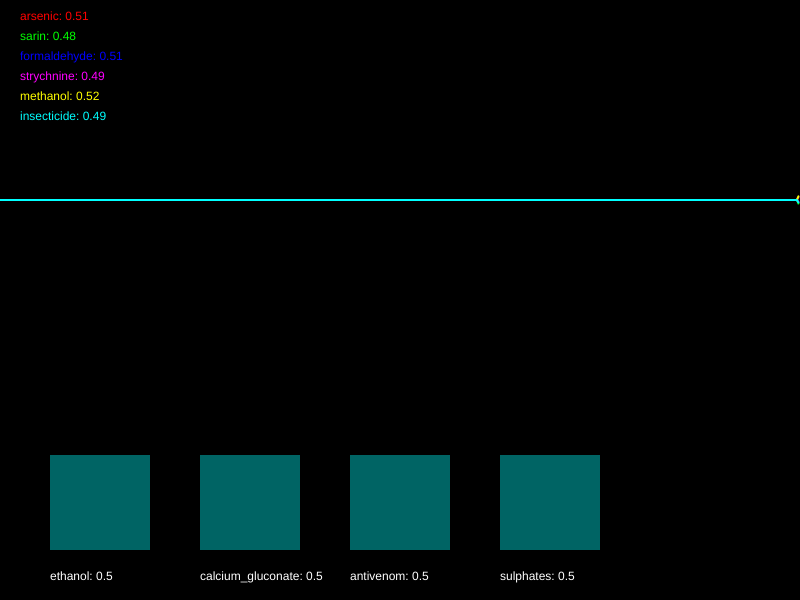
Frame 1 (no input)
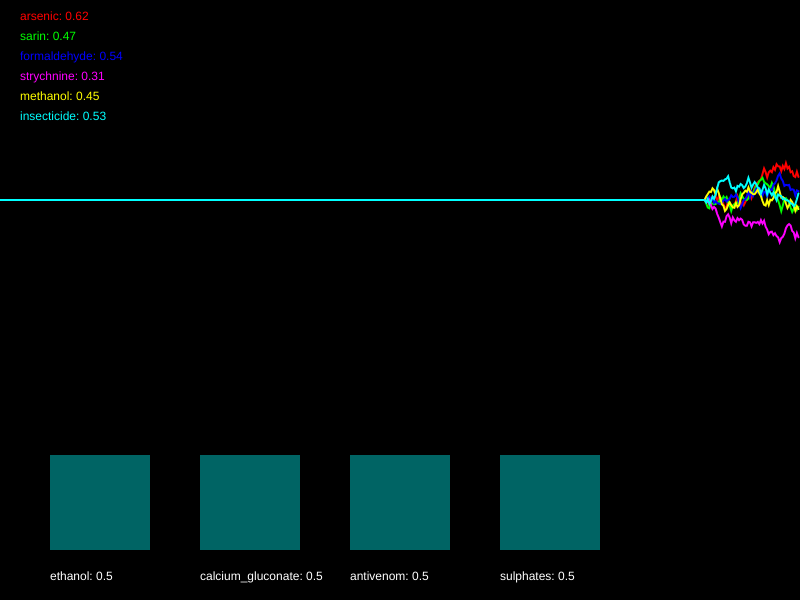
Frame 60 (no input)
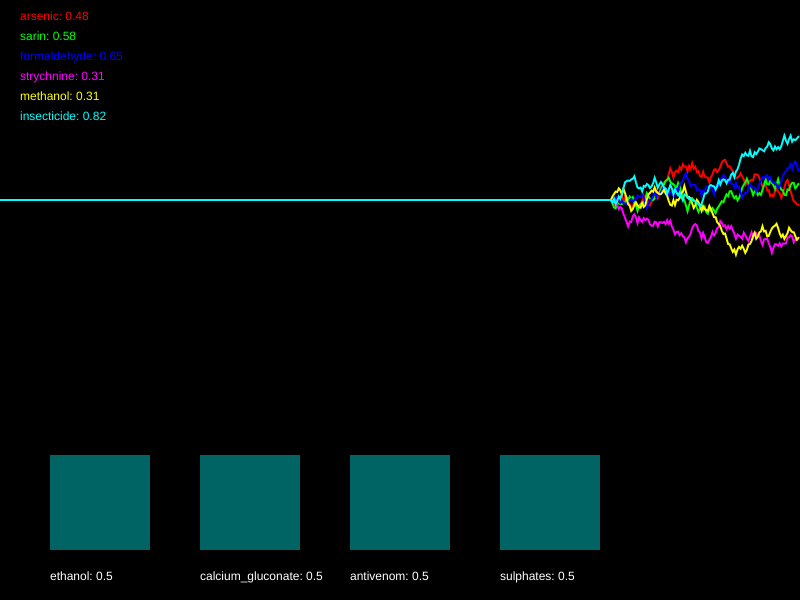
Frame 120 (the mouse pressed at the canvas centre since frame 60)

The p5.js sketch that drew these frames (run headless with seeded random() and noise() and a simulated clock; from frame 60 on, the mouse is pressed at the canvas centre):

// p5.js sketch
// ── sketch.js
/*

Officer: 4098078
CaseNum: 401-2-93844735-4098078

Case 401 - The Case of Norbert's Weiner Stand
Stage 3 - Bilious bagel

As I suspected Norbert has struck again. Ever inventive he’s set up a bagel stand and has laced the cream cheese with an ingenious but vicious toxin. This one is quite deadly so get yourself down to the lab right away.

You must develop the antidote by using conditional statements in the draw loop to do the following.

	- If insecticide dips below 0.74, or on the other hand, formaldehyde goes above 0.34 and arsenic dips below 0.41, decrease ethanol by 0.01
	- When strychnine dips below 0.36 or sarin dips below 0.58, increase ethanol by 0.02
	- If either arsenic dips below 0.37, methanol dips below 0.61, or perhaps insecticide dips below 0.44, decrease calcium_gluconate by 0.02
	- When formaldehyde goes above 0.73 and sarin dips below 0.72, increase calcium_gluconate by 0.04
	- When methanol goes above 0.69, or on the other hand, insecticide goes above 0.65 and sarin goes above 0.7, try decreasing antivenom by 0.03
	- When arsenic goes above 0.62 and strychnine dips below 0.71, try increasing antivenom by 0.03
	- If either sarin dips below 0.54, formaldehyde goes above 0.25, or perhaps methanol dips below 0.32, try decreasing sulphates by 0.02
	- If insecticide dips below 0.47 and arsenic goes above 0.51, increase sulphates by 0.05


Your conditional statements should consider the following poisons:

	- arsenic
	- sarin
	- formaldehyde
	- strychnine
	- methanol
	- insecticide


Your conditional statements should modify the following antidotes:

	- ethanol
	- calcium_gluconate
	- antivenom
	- sulphates


- There are many ways to complete this task but you should only use the following commands:

	if(){}
	>
	<
	&&
	||
	+=
	-=

*/

//Declare the poison variables
var arsenic;
var sarin;
var formaldehyde;
var strychnine;
var methanol;
var insecticide;


//Declare the antidote variables
var ethanol;
var calcium_gluconate;
var antivenom;
var sulphates;


//This variable is used for drawing the graph
var graphs;


function setup()
{

	createCanvas(800,600);
	strokeWeight(2);

	//initialise the poisons and antidotes
	arsenic = 0.5;
	sarin = 0.5;
	formaldehyde = 0.5;
	strychnine = 0.5;
	methanol = 0.5;
	insecticide = 0.5;
	ethanol = 0.5;
	calcium_gluconate = 0.5;
	antivenom = 0.5;
	sulphates = 0.5;


	//fills the graph with empty values
	graphs = [];

	for(var i = 0; i < 6; i++)
	{
		graphs.push([]);
		for(var j = 0; j < 512; j++)
		{
			graphs[i].push(0.5);
		}
	}

}

function draw()
{

	//Develop the antidote below
	//Write conditional statements to change the amount of each substance ...




	//////////////////////////////////////////////////////

	//the code below generates new values using random numbers

	/*
		For testing, you might want to temporarily comment out
		these lines and set the same variables to constant values
		instead.
	*/

	arsenic = nextValue(graphs[0],arsenic);
	sarin = nextValue(graphs[1],sarin);
	formaldehyde = nextValue(graphs[2],formaldehyde);
	strychnine = nextValue(graphs[3],strychnine);
	methanol = nextValue(graphs[4],methanol);
	insecticide = nextValue(graphs[5],insecticide);


	ethanol = constrain(ethanol, 0, 1);
	calcium_gluconate = constrain(calcium_gluconate, 0, 1);
	antivenom = constrain(antivenom, 0, 1);
	sulphates = constrain(sulphates, 0, 1);


	///////// DO NOT CHANGE THE CODE BELOW ///////////

	//drawing code

	// set background
	background(0);
	noFill();

	//draw the graphs for the vitals
	var colors = [
	color(255, 0, 0),
	color(0, 255, 0),
	color(0, 0, 255),
	color(255, 0, 255),
	color(255, 255, 0),
	color(0, 255, 255)
	];

	for(var i = 0; i < graphs.length; i++)
	{
		stroke(colors[i]);
		drawGraph(graphs[i]);
	}

	//draw the poisons as text
	noStroke();
	fill(colors[0]);
	text('arsenic: ' + nf(arsenic,1,2), 20,20);
	fill(colors[1]);
	text('sarin: ' + nf(sarin,1,2), 20,40);
	fill(colors[2]);
	text('formaldehyde: ' + nf(formaldehyde,1,2), 20,60);
	fill(colors[3]);
	text('strychnine: ' + nf(strychnine,1,2), 20,80);
	fill(colors[4]);
	text('methanol: ' + nf(methanol,1,2), 20,100);
	fill(colors[5]);
	text('insecticide: ' + nf(insecticide,1,2), 20,120);


	//draw the antidotes bar chart
	drawBar(ethanol,50,'ethanol');
	drawBar(calcium_gluconate,200,'calcium_gluconate');
	drawBar(antivenom,350,'antivenom');
	drawBar(sulphates,500,'sulphates');


}

function nextValue(graph, val)
{
	//gets the next value for a vital and puts it in an array for drawing
	var delta = random(-0.03,0.03);

	val += delta;
	if(val > 1 || val < 0)
	{
		delta *= -1;
		val += delta * 2;
	}

	graph.push(val)
	graph.shift();
	return val;
}

function drawGraph(graph)
{
	//draws an array as a graph
	beginShape();
	for(var i = 0; i < graph.length; i++)
	{
			vertex(width * i/512, height * 0.5 - graph[i]* height/3)
	}
	endShape();
}


function drawBar(val, x, name)
{
	//draws the bars for bar chart
    noStroke();
    fill(0,100,100);
	var mh = height * 0.4 - 50;
	rect(x,(height - 50) - val*mh, 100, val*mh);
    fill(255);
	text(name + ": " + val, x, height - 20);
}
